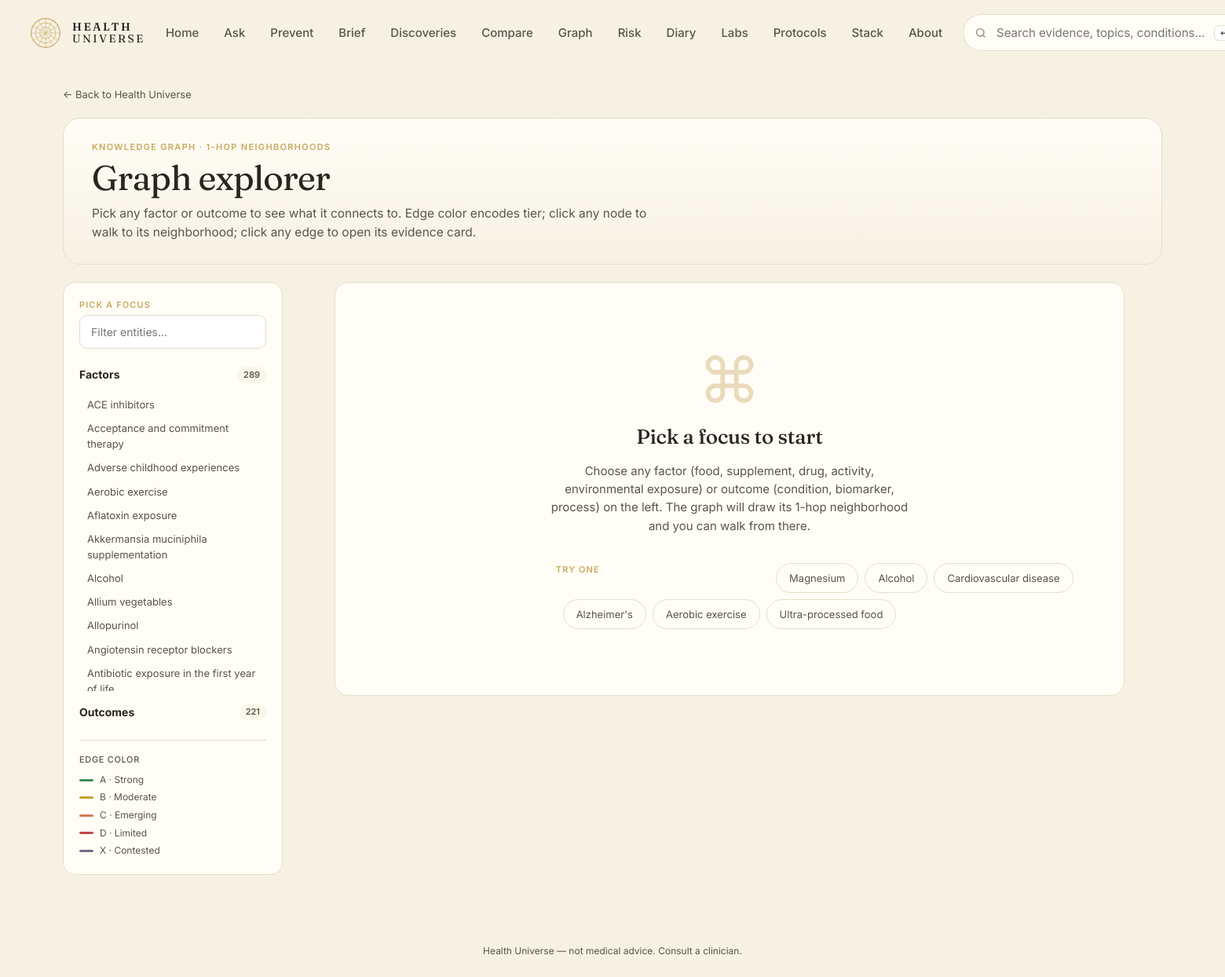
/explore, run on the app's committed database.
### tables this page shows
CREATE TABLE entity (
    id            INTEGER PRIMARY KEY,
    slug          TEXT NOT NULL UNIQUE,
    name          TEXT NOT NULL,
    kind          TEXT NOT NULL CHECK (kind IN (
                    'food','nutrient','supplement','drug','activity',
                    'behavior','environmental','pathogen','gene',
                    'biomarker','condition','process')),
    aliases       TEXT,           -- JSON array
    description   TEXT,
    created_at    TEXT NOT NULL DEFAULT (datetime('now')),
    updated_at    TEXT NOT NULL DEFAULT (datetime('now'))
, embedding BLOB, embedded_at TEXT);

### web/app.py (the view)
@app.get("/explore", response_class=HTMLResponse)
def explore(request: Request, focus: str = ""):
    with connect() as conn:
        all_factors = [dict(r) for r in conn.execute(
            "SELECT slug, name FROM entity WHERE kind IN "
            "('food','nutrient','supplement','drug','activity','behavior','environmental') "
            "ORDER BY name").fetchall()]
        all_outcomes = [dict(r) for r in conn.execute(
            "SELECT slug, name FROM entity WHERE kind IN "
            "('condition','process','biomarker') ORDER BY name").fetchall()]
        focus_entity = None
        nodes: list[dict] = []
        edges: list[dict] = []
        if focus:
            focus_entity = conn.execute(
                "SELECT * FROM entity WHERE slug=?", (focus,)).fetchone()
            if focus_entity:
                rows = conn.execute("""
                    SELECT e.id, e.tier, e.direction, e.summary,
                           f.slug AS f_slug, f.name AS f_name, f.kind AS f_kind,
                           o.slug AS o_slug, o.name AS o_name, o.kind AS o_kind
                    FROM edge e
                    JOIN entity f ON f.id = e.factor_id
                    JOIN entity o ON o.id = e.outcome_id
                    WHERE e.factor_id = ? OR e.outcome_id = ?
                    ORDER BY CASE e.tier WHEN 'A' THEN 1 WHEN 'B' THEN 2
                                  WHEN 'C' THEN 3 ELSE 4 END LIMIT 80""",
                    (focus_entity["id"], focus_entity["id"])).fetchall()
                seen = {focus_entity["slug"]: dict(focus_entity)}
                for r in rows:
                    if r["f_slug"] not in seen:
                        seen[r["f_slug"]] = {"slug": r["f_slug"], "name": r["f_name"], "kind": r["f_kind"]}
                    if r["o_slug"] not in seen:
                        seen[r["o_slug"]] = {"slug": r["o_slug"], "name": r["o_name"], "kind": r["o_kind"]}
                    edges.append({
                        "id": r["id"], "from": r["f_slug"], "to": r["o_slug"],
                        "tier": r["tier"], "direction": r["direction"],
                        "summary": r["summary"],
                    })
                nodes = list(seen.values())
    return render(request, "explore.html", {
        "title": "Explore",
        "factors": all_factors,
        "outcomes": all_outcomes,
        "focus": focus, "focus_entity": dict(focus_entity) if focus_entity else None,
        "nodes": nodes, "edges": edges,
    })

### web/templates/explore.html (shortened to what this page needs)
{% extends "base.html" %}
{% block content %}
<section class="explore-page-v2">
  <a class="back" href="/">← Back to Health Universe</a>
  <header class="explore-head">
    <p class="explore-eyebrow">Knowledge graph · 1-hop neighborhoods</p>
    <h1 class="explore-title">Graph explorer</h1>
    <p class="explore-lede">Pick any factor or outcome to see what it connects to. Edge color encodes tier; click any node to walk to its neighborhood; click any edge to open its evidence card.</p>
  </header>
  <div class="explore-grid-v2">
    <aside class="explore-picker-v2">
      <p class="diary-section-eyebrow">Pick a focus</p>
      <input id="exFilter" class="explore-filter" placeholder="Filter entities…"
             aria-label="Filter entities" oninput="exFilter(this.value)" />
      <details open class="explore-cat">
        <summary><b>Factors</b> <span class="explore-count">{{ factors|length }}</span></summary>
        <ul class="explore-list-v2">
          {% for f in factors %}<li data-name="{{ f.name|lower }}"><a href="/explore?focus={{ f.slug }}" class="{% if focus==f.slug %}sel{% endif %}">{{ f.name }}</a></li>{% endfor %}
        </ul>
      </details>
      <details class="explore-cat">
        <summary><b>Outcomes</b> <span class="explore-count">{{ outcomes|length }}</span></summary>
      </details>
      <div class="explore-legend">
        <p class="explore-legend-h">Edge color</p>
        <ul class="explore-legend-list">
          <li><span class="explore-legend-dot" style="background:var(--tier-A)"></span>A · Strong</li>
          <li><span class="explore-legend-dot" style="background:var(--tier-B)"></span>B · Moderate</li>
          <li><span class="explore-legend-dot" style="background:var(--tier-C)"></span>C · Emerging</li>
          <li><span class="explore-legend-dot" style="background:var(--tier-D)"></span>D · Limited</li>
          <li><span class="explore-legend-dot" style="background:var(--tier-X)"></span>X · Contested</li>
        </ul>
      </div>
    </aside>
    <main class="explore-canvas-v2">
      {% if focus_entity %}
      <header class="explore-focus-head">
        <div>
          <p class="diary-section-eyebrow">Focus · {{ focus_entity.kind }}</p>
          <h2 class="explore-focus-title">{{ focus_entity.name }}</h2>
        </div>
        <div class="explore-focus-meta">
          <span class="badge ghost">{{ edges|length }} edge{{ edges|length != 1 and "s" or "" }}</span>
          <span class="badge ghost">{{ nodes|length }} entit{{ nodes|length != 1 and "ies" or "y" }}</span>
        </div>
      </header>
      <div class="explore-canvas-frame">
        <svg id="graph" viewBox="-300 -300 600 600" preserveAspectRatio="xMidYMid meet"
             style="width:100%; height:560px; background:var(--bg-soft); border-radius:14px;">
          <defs>
            <marker id="arr" viewBox="0 0 10 10" refX="9" refY="5" markerWidth="7" markerHeight="7" orient="auto">
              <path d="M 0 0 L 10 5 L 0 10 Z" fill="#888"/>
            </marker>
          </defs>
        </svg>
        <p class="explore-canvas-hint muted small">Tip · click any edge line to open its evidence card; click any node to walk the graph.</p>
      </div>
      <section class="explore-edges-v2">
        <h3 class="explore-edges-h">Edges <span class="explore-count">{{ edges|length }}</span></h3>
        <ul class="explore-edge-list-v2">
          {% for e in edges %}
          <li>
            <a href="/edge/{{ e.id }}">
              <span class="pill tier-{{ e.tier }}">{{ e.tier }}</span>
              <span class="explore-edge-pair"><b>{{ e.from }}</b> <span class="lib-arrow">→</span> <b>{{ e.to }}</b></span>
              <span class="badge dir-{{ e.direction }}">{{ DIRECTION_LABEL[e.direction] }}</span>
            </a>
          </li>
          {% endfor %}
        </ul>
      </section>
      <script>
        const NODES = {{ nodes | tojson }};
        const EDGES = {{ edges | tojson }};
        const FOCUS = "{{ focus }}";
        const TIER_COLOR = {A:"#3b8e5a", B:"#c8a02a", C:"#d97757", D:"#c44545", X:"#7a6a8c"};
        const KIND_COLOR = {
          food:"#7c8e3a", nutrient:"#7c8e3a", supplement:"#3b8e5a",
          drug:"#5a7eb0", activity:"#c9a961", behavior:"#a08560",
          environmental:"#7a6a8c", process:"#1f3a2e",
          condition:"#c44545", biomarker:"#3b8e5a", pathogen:"#a08560", gene:"#5a7eb0"
        };
        function layout() {
          const positions = {};
          positions[FOCUS] = [0, 0];
          const others = NODES.filter(n => n.slug !== FOCUS);
          const step = (2 * Math.PI) / Math.max(others.length, 1);
          others.forEach((n, i) => {
            const angle = i * step - Math.PI / 2;
            const r = 180 + (i % 3) * 30;
            positions[n.slug] = [Math.cos(angle) * r, Math.sin(angle) * r];
          });
          return positions;
        }
        function render() {
          const pos = layout();
          const svg = document.getElementById("graph");
          const ns = "http://www.w3.org/2000/svg";
          EDGES.forEach(e => {
            const [x1, y1] = pos[e.from] || [0, 0];
            const [x2, y2] = pos[e.to] || [0, 0];
            const line = document.createElementNS(ns, "line");
            line.setAttribute("x1", x1); line.setAttribute("y1", y1);
            line.setAttribute("x2", x2); line.setAttribute("y2", y2);
            line.setAttribute("stroke", TIER_COLOR[e.tier] || "#888");
            line.setAttribute("stroke-width", e.tier === "A" ? 2.5 : e.tier === "B" ? 1.8 : 1.1);
            line.setAttribute("stroke-opacity", "0.65");
            line.setAttribute("marker-end", "url(#arr)");
            svg.appendChild(line);
            const t = document.createElementNS(ns, "title");
            t.textContent = `${e.from} → ${e.to}: tier ${e.tier} · ${e.direction}`;
            line.appendChild(t);
            line.style.cursor = "pointer";
            line.onclick = () => location.href = "/edge/" + e.id;
          });
          NODES.forEach(n => {
            const [x, y] = pos[n.slug];
            const g = document.createElementNS(ns, "g");
            g.setAttribute("transform", `translate(${x},${y})`);
            g.style.cursor = "pointer";
            g.onclick = () => location.href = "/explore?focus=" + n.slug;
            const c = document.createElementNS(ns, "circle");
            c.setAttribute("r", n.slug === FOCUS ? 11 : 6);
            c.setAttribute("fill", KIND_COLOR[n.kind] || "#888");
            c.setAttribute("stroke", n.slug === FOCUS ? "#1f3a2e" : "#fffdf6");
            c.setAttribute("stroke-width", n.slug === FOCUS ? 3 : 1.5);
            g.appendChild(c);
            const text = document.createElementNS(ns, "text");
            text.setAttribute("x", 14); text.setAttribute("y", 4);
            text.setAttribute("font-size", "11");
            text.setAttribute("font-family", "Inter, sans-serif");
            text.setAttribute("fill", "#2a2520");
            text.textContent = n.name.length > 26 ? n.name.slice(0, 24) + "…" : n.name;
            g.appendChild(text);
            const tt = document.createElementNS(ns, "title");
            tt.textContent = `${n.name} (${n.kind})`;
            g.appendChild(tt);
            svg.appendChild(g);
          });
        }
        render();
      </script>
      {% else %}
      <div class="explore-empty-v2">
        <div class="library-empty-mark" aria-hidden="true">⌘</div>
        <h2>Pick a focus to start</h2>
        <p class="muted">Choose any factor (food, supplement, drug, activity, environmental exposure) or outcome (condition, biomarker, process) on the left. The graph will draw its 1-hop neighborhood and you can walk from there.</p>
        <div class="explore-empty-suggestions">
          <p class="diary-section-eyebrow">Try one</p>
          <a class="explore-suggest" href="/explore?focus=magnesium">Magnesium</a>
          <a class="explore-suggest" href="/explore?focus=alcohol">Alcohol</a>
          <a class="explore-suggest" href="/explore?focus=cvd">Cardiovascular disease</a>
          <a class="explore-suggest" href="/explore?focus=alzheimers">Alzheimer's</a>
          <a class="explore-suggest" href="/explore?focus=aerobic_exercise">Aerobic exercise</a>
          <a class="explore-suggest" href="/explore?focus=ultra_processed">Ultra-processed food</a>
        </div>
      </div>
      {% endif %}
    </main>
  </div>
</section>
{% endblock %}

### web/templates/base.html (shortened to what this page needs)
<!doctype html>
<html lang="en">
<head>
<link rel="stylesheet" href="/static/style.css" />
</head>
<body>
<header class="topnav" role="banner">
  <a class="brand" href="/">
    <span class="brand-mark" aria-hidden="true">
      <svg viewBox="0 0 48 48" width="44" height="44">
        <circle cx="24" cy="24" r="20" fill="none" stroke="currentColor" stroke-width="1.2"/>
        <circle cx="24" cy="24" r="14" fill="none" stroke="currentColor" stroke-width="0.8"/>
        <circle cx="24" cy="24" r="8"  fill="none" stroke="currentColor" stroke-width="0.8"/>
        {% for a in [0,30,60,90,120,150] %}
        <line x1="24" y1="4" x2="24" y2="44" stroke="currentColor" stroke-width="0.5"
              transform="rotate({{a}} 24 24)"/>
        {% endfor %}
      </svg>
    </span>
    <span class="brand-text"><b>HEALTH</b><br/>UNIVERSE</span>
  </a>
  <nav class="topnav-links" aria-label="Primary">
    <a href="/">Home</a>
    <a href="/ask">Ask</a>
    <a href="/prevent">Prevent</a>
    <a href="/brief">Brief</a>
    <a href="/discoveries">Discoveries</a>
    <a href="/compare">Compare</a>
    <a href="/explore">Graph</a>
    <a href="/risk">Risk</a>
    <a href="/diary">Diary</a>
    <a href="/labs">Labs</a>
    <a href="/protocols">Protocols</a>
    <a href="/me">Stack</a>
    <a href="/about">About</a>
  </nav>
  <form class="topnav-search" method="get" action="/search">
    <svg width="16" height="16" viewBox="0 0 24 24" fill="none" stroke="currentColor" stroke-width="2"><circle cx="11" cy="11" r="7"/><path d="m20 20-3.5-3.5"/></svg>
    <input id="site-search-query" name="q" placeholder="Search evidence, topics, conditions…" aria-label="Site search" />
    <kbd>⏎</kbd>
  </form>
</header>
<main id="main-content" tabindex="-1">{% block content %}{% endblock %}</main>
<footer class="footer">
  <span>Health Universe — not medical advice. Consult a clinician.</span>
</footer>
</body>
</html>

### data on the page
entity: name "ACE inhibitors"
entity: name "Acceptance and commitment therapy"
entity: name "Adverse childhood experiences"
entity: name "Aerobic exercise"
entity: name "Aflatoxin exposure"
entity: name "Akkermansia muciniphila supplementation"
entity: name "Alcohol"
entity: name "Allium vegetables"
entity: name "Allopurinol"
entity: name "Angiotensin receptor blockers"
entity: name "Antibiotic exposure in the first year…"

### other printed values
{{ factors|length }} "289"
{{ outcomes|length }} "221"
